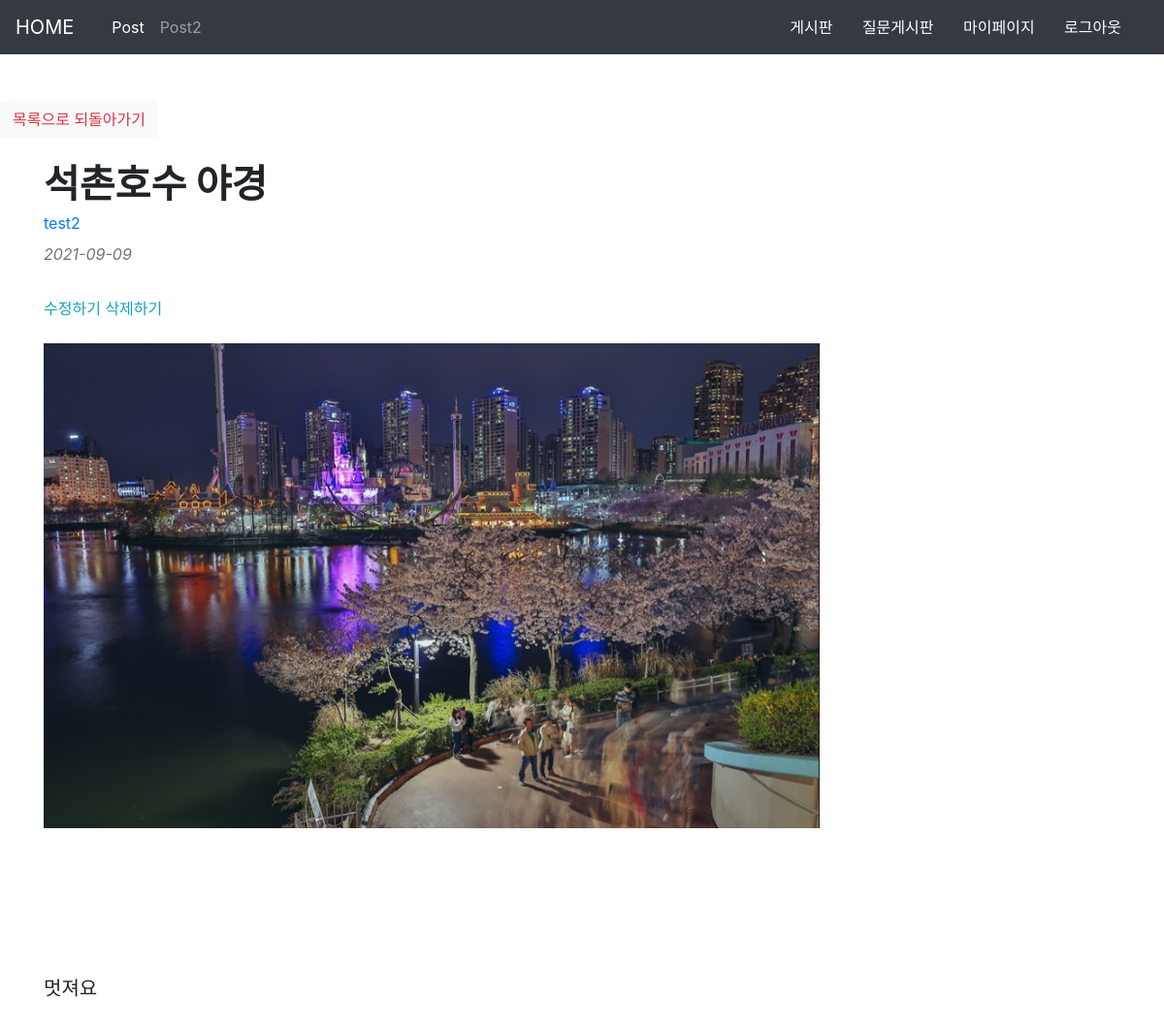
Screenshot of /gallery/detail/3 (signed in) with the database file from the repository.
### member.py (models this page shows)
class Gallery(db.Model):
    gall_num = db.Column(db.Integer, primary_key=True)
    gall_writer = db.Column(db.String(30), db.ForeignKey('member.id', ondelete='CASCADE'))
    gall_date = db.Column(db.Date(), nullable=False)
    gall_title = db.Column(db.String(100), nullable=False)
    gall_content = db.Column(db.String(1500), nullable=False)
    gall_img = db.Column(db.String(500), nullable=False)

### routes/gall_route.py (the view)
@bp.route('/detail/<int:gall_num>')
def detail(gall_num):
    g = service.getBoard(gall_num)
    if g.gall_writer == session['login_id']:
        flag = True
        msg = ''
    else:
        flag = False
        msg = 'readonly'
    return render_template('gallery/detail.html', g=g)

### member.py (called while the page is built)
    def getBoard(self, gall_num:int):
        return Gallery.query.get(gall_num)

### templates/gallery/detail.html (shortened to what this page needs)
<!DOCTYPE html>
<html lang="en">
<head>
    <link rel="stylesheet" href="{{ url_for('static', filename='css/styles.css') }}">
     <link rel="stylesheet" href="https://maxcdn.bootstrapcdn.com/bootstrap/4.0.0-beta.2/css/bootstrap.min.css">
</head>
<body>
<nav class="navbar navbar-expand-sm bg-dark navbar-dark sticky-top">
		<a class="navbar-brand" href="/">HOME</a>
		<div class="container-fluid full-width">
		<ul class="nav navbar-nav">
		<li class="nav-item active">
			<a class="nav-link" href="/post">Post</a>
		</li>
		<li class="nav-item">
			<a class="nav-link" href="/post">Post2</a>
		</li>
		</ul>
		<div>
		{% if session.flag == True %}
			<button class="btn btn-dark btn-right" type="button" onclick="location.href='/gallery/list'">게시판</button>
			<button class="btn btn-dark btn-right" type="button" onclick="location.href='/post'">질문게시판</button>
			<button class="btn btn-dark btn-right" type="button" onclick="location.href='/member/myinfo'">마이페이지</button>
			<button class="btn btn-dark btn-right" type="button" onclick="location.href='/member/logout'">로그아웃</button>
		{% else %}
			<button class="btn btn-dark btn-right" type="button" onclick="location.href='/member/loginForm'">로그인</button>
            <button class="btn btn-dark btn-right" type="button" onclick="location.href='/member/join'">회원가입</button>
		{% endif %}
		</div>
	</nav>
    <br>
    <br>
    <button class="btn btn-light"><a href="/" class="text-danger">목록으로 되돌아가기</a></button>
        <div class="container mt-4">
            <div class="row">
                <div class="col-lg-8">
                    <article>
                        <header class="mb-4">
                            <h1 class="fw-bolder mb-1">{{g.gall_title}}</h1>
                            <div class="text-primary mb-2">{{g.gall_writer}}</div>
                            <div class="text-muted fst-italic mb-2">{{g.gall_date}}</div>
                            <br>
                        {% if session.login_id == g.gall_writer%}
                            <a href="/gallery/edit/{{g.gall_num}}" class="text-info">수정하기</a>
                            <a herf="/gallery/del/{{g.gall_num}}" class="text-info" onclick="del()">삭제하기</a>
                        {% endif %}
                            <br>
                        </header>
                        <figure class="mb-1"><img src='{{g.gall_img}}' style="width:800px;height:500px"></figure>
                        <section>
                            <p class="fs-5">{{g.gall_content}}</p>
                        </section>
                    </article>
                </div>
            </div>
        </div>
</body>
</html>

### rows the page displays
Gallery: gall_title "석촌호수 야경", gall_writer "test2", gall_date "2021-09-09", gall_img (picture), gall_content "멋져요"
